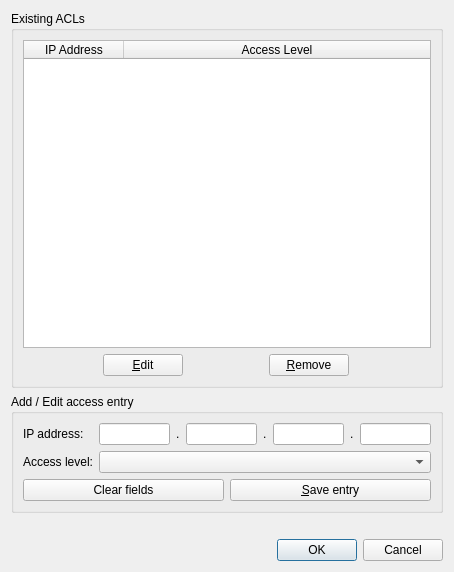
<?xml version="1.0" encoding="UTF-8"?>
<ui version="4.0">
 <class>diag_aclmanager</class>
 <widget class="QDialog" name="diag_aclmanager">
  <property name="geometry">
   <rect>
    <x>0</x>
    <y>0</y>
    <width>454</width>
    <height>572</height>
   </rect>
  </property>
  <property name="windowTitle">
   <string>IP access control list</string>
  </property>
  <layout class="QVBoxLayout" name="verticalLayout">
   <item>
    <widget class="QGroupBox" name="gb_acls">
     <property name="title">
      <string>Existing ACLs</string>
     </property>
     <layout class="QVBoxLayout" name="verticalLayout_2">
      <item>
       <widget class="QTableWidget" name="tb_acls">
        <property name="editTriggers">
         <set>QAbstractItemView::NoEditTriggers</set>
        </property>
        <property name="tabKeyNavigation">
         <bool>false</bool>
        </property>
        <property name="selectionMode">
         <enum>QAbstractItemView::ExtendedSelection</enum>
        </property>
        <property name="selectionBehavior">
         <enum>QAbstractItemView::SelectRows</enum>
        </property>
        <property name="wordWrap">
         <bool>false</bool>
        </property>
        <property name="cornerButtonEnabled">
         <bool>false</bool>
        </property>
        <attribute name="horizontalHeaderHighlightSections">
         <bool>false</bool>
        </attribute>
        <attribute name="horizontalHeaderStretchLastSection">
         <bool>true</bool>
        </attribute>
        <attribute name="verticalHeaderVisible">
         <bool>false</bool>
        </attribute>
        <column>
         <property name="text">
          <string>IP Address</string>
         </property>
        </column>
        <column>
         <property name="text">
          <string>Access Level</string>
         </property>
        </column>
       </widget>
      </item>
      <item>
       <layout class="QHBoxLayout" name="hl_acls">
        <item>
         <widget class="QPushButton" name="btn_edit">
          <property name="sizePolicy">
           <sizepolicy hsizetype="Maximum" vsizetype="Fixed">
            <horstretch>0</horstretch>
            <verstretch>0</verstretch>
           </sizepolicy>
          </property>
          <property name="text">
           <string>&amp;Edit</string>
          </property>
         </widget>
        </item>
        <item>
         <widget class="QPushButton" name="btn_remove">
          <property name="sizePolicy">
           <sizepolicy hsizetype="Maximum" vsizetype="Fixed">
            <horstretch>0</horstretch>
            <verstretch>0</verstretch>
           </sizepolicy>
          </property>
          <property name="text">
           <string>&amp;Remove</string>
          </property>
         </widget>
        </item>
       </layout>
      </item>
     </layout>
    </widget>
   </item>
   <item>
    <widget class="QGroupBox" name="gb_edit">
     <property name="title">
      <string>Add / Edit access entry</string>
     </property>
     <layout class="QGridLayout" name="gridLayout_2">
      <item row="1" column="0">
       <widget class="QPushButton" name="btn_clear">
        <property name="text">
         <string>Clear fields</string>
        </property>
       </widget>
      </item>
      <item row="1" column="1">
       <widget class="QPushButton" name="btn_add">
        <property name="text">
         <string>&amp;Save entry</string>
        </property>
       </widget>
      </item>
      <item row="0" column="0" colspan="2">
       <layout class="QFormLayout" name="fl_edit">
        <item row="0" column="0">
         <widget class="QLabel" name="lbl_ip">
          <property name="text">
           <string>IP address:</string>
          </property>
         </widget>
        </item>
        <item row="1" column="0">
         <widget class="QLabel" name="lbl_level">
          <property name="text">
           <string>Access level:</string>
          </property>
         </widget>
        </item>
        <item row="1" column="1">
         <widget class="QComboBox" name="cbb_level"/>
        </item>
        <item row="0" column="1">
         <layout class="QHBoxLayout" name="hl_ip">
          <item>
           <widget class="QLineEdit" name="txt_ip_a">
            <property name="maxLength">
             <number>3</number>
            </property>
           </widget>
          </item>
          <item>
           <widget class="QLabel" name="lbl_ip_a">
            <property name="text">
             <string>.</string>
            </property>
           </widget>
          </item>
          <item>
           <widget class="QLineEdit" name="txt_ip_b">
            <property name="maxLength">
             <number>3</number>
            </property>
           </widget>
          </item>
          <item>
           <widget class="QLabel" name="lbl_ip_b">
            <property name="text">
             <string>.</string>
            </property>
           </widget>
          </item>
          <item>
           <widget class="QLineEdit" name="txt_ip_c">
            <property name="maxLength">
             <number>3</number>
            </property>
           </widget>
          </item>
          <item>
           <widget class="QLabel" name="lbl_ip_c">
            <property name="text">
             <string>.</string>
            </property>
           </widget>
          </item>
          <item>
           <widget class="QLineEdit" name="txt_ip_d">
            <property name="maxLength">
             <number>3</number>
            </property>
           </widget>
          </item>
         </layout>
        </item>
       </layout>
      </item>
     </layout>
    </widget>
   </item>
   <item>
    <widget class="QLabel" name="lbl_level_info">
     <property name="text">
      <string/>
     </property>
    </widget>
   </item>
   <item>
    <widget class="QDialogButtonBox" name="btn_box">
     <property name="orientation">
      <enum>Qt::Horizontal</enum>
     </property>
     <property name="standardButtons">
      <set>QDialogButtonBox::Cancel|QDialogButtonBox::Ok</set>
     </property>
    </widget>
   </item>
  </layout>
 </widget>
 <tabstops>
  <tabstop>tb_acls</tabstop>
  <tabstop>btn_edit</tabstop>
  <tabstop>btn_remove</tabstop>
  <tabstop>txt_ip_a</tabstop>
  <tabstop>txt_ip_b</tabstop>
  <tabstop>txt_ip_c</tabstop>
  <tabstop>txt_ip_d</tabstop>
  <tabstop>cbb_level</tabstop>
 </tabstops>
 <resources/>
 <connections>
  <connection>
   <sender>btn_box</sender>
   <signal>accepted()</signal>
   <receiver>diag_aclmanager</receiver>
   <slot>accept()</slot>
   <hints>
    <hint type="sourcelabel">
     <x>247</x>
     <y>538</y>
    </hint>
    <hint type="destinationlabel">
     <x>157</x>
     <y>274</y>
    </hint>
   </hints>
  </connection>
  <connection>
   <sender>btn_box</sender>
   <signal>rejected()</signal>
   <receiver>diag_aclmanager</receiver>
   <slot>reject()</slot>
   <hints>
    <hint type="sourcelabel">
     <x>315</x>
     <y>538</y>
    </hint>
    <hint type="destinationlabel">
     <x>286</x>
     <y>274</y>
    </hint>
   </hints>
  </connection>
 </connections>
</ui>
